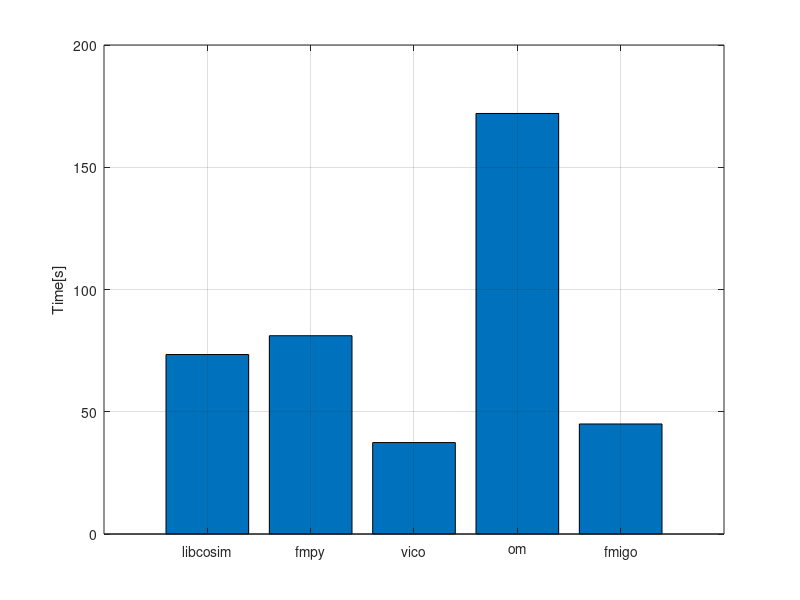

Write MATLAB code to recreate this figure.
clc,clear, close all;

x = (1:5);
y = [73.4; 81.1; 37.4; 172; 45];

figure;
title('Performance benchmark');
bar(x,y);
ylabel('Time[s]')
set(gca,'xticklabel', {'libcosim';'fmpy';'vico';'om';'fmigo'})
grid on;

print('figures/performance.eps', '-depsc')
